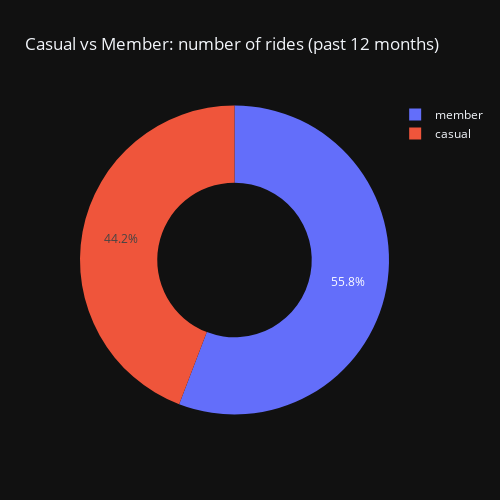
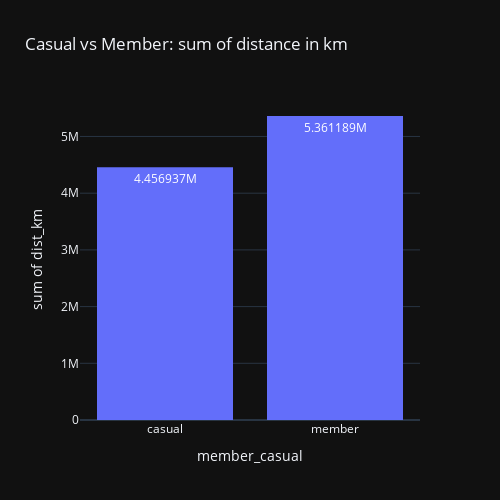
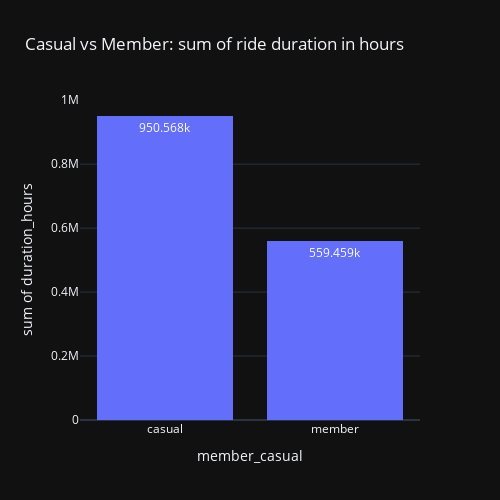
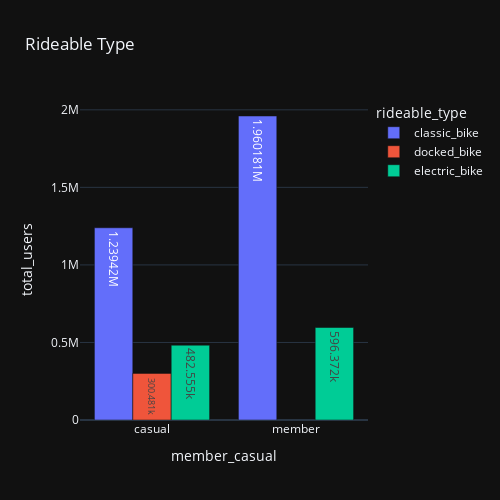

The notebook cell saved with these charts, in order:
### Code cell
plt_rides1.show(), plt_rides2.show(), plt_rides3.show(), plt_rides4.show()

### Figure 1 — Plotly figure (JSON) as saved in the notebook; plotly's stock layout.template omitted (floating-point values rounded to 4 significant figures)
{"data": [{"domain": {"x": [0, 1], "y": [0, 1]}, "hole": 0.5, "hovertemplate": "member_casual=%{label}<br>total_users=%{value}<extra></extra>", "labels": ["casual", "casual", "casual", "member", "member"], "legendgroup": "", "name": "", "showlegend": true, "type": "pie", "values": [1239420, 300481, 482555, 1960181, 596372]}], "layout": {"height": 500, "legend": {"tracegroupgap": 0}, "title": {"text": "Casual vs Member: number of rides (past 12 months)"}, "width": 500}}

### Figure 2 — Plotly figure (JSON) as saved in the notebook; plotly's stock layout.template omitted (floating-point values rounded to 4 significant figures)
{"data": [{"alignmentgroup": "True", "bingroup": "x", "histfunc": "sum", "hovertemplate": "member_casual=%{x}<br>sum of dist_km=%{y}<extra></extra>", "legendgroup": "", "marker": {"color": "#636efa", "pattern": {"shape": ""}}, "name": "", "offsetgroup": "", "orientation": "v", "showlegend": false, "texttemplate": "%{value}", "type": "histogram", "x": ["casual", "casual", "casual", "member", "member"], "xaxis": "x", "y": [2669237, 612469, 1175231, 3938280, 1422909], "yaxis": "y"}], "layout": {"barmode": "group", "height": 500, "legend": {"tracegroupgap": 0}, "title": {"text": "Casual vs Member: sum of distance in km"}, "width": 500, "xaxis": {"anchor": "y", "autorange": true, "domain": [0, 1], "range": [-0.5, 1.5], "title": {"text": "member_casual"}, "type": "category"}, "yaxis": {"anchor": "x", "autorange": true, "domain": [0, 1], "range": [0, 5643000.0], "title": {"text": "sum of dist_km"}, "type": "linear"}}}

### Figure 3 — Plotly figure (JSON) as saved in the notebook; plotly's stock layout.template omitted (floating-point values rounded to 4 significant figures)
{"data": [{"alignmentgroup": "True", "bingroup": "x", "histfunc": "sum", "hovertemplate": "member_casual=%{x}<br>sum of duration_hours=%{y}<extra></extra>", "legendgroup": "", "marker": {"color": "#636efa", "pattern": {"shape": ""}}, "name": "", "offsetgroup": "", "orientation": "v", "showlegend": false, "texttemplate": "%{value}", "type": "histogram", "x": ["casual", "casual", "casual", "member", "member"], "xaxis": "x", "y": [538740, 251741, 160087, 441533, 117926], "yaxis": "y"}], "layout": {"barmode": "group", "height": 500, "legend": {"tracegroupgap": 0}, "title": {"text": "Casual vs Member: sum of ride duration in hours"}, "width": 500, "xaxis": {"anchor": "y", "autorange": true, "domain": [0, 1], "range": [-0.5, 1.5], "title": {"text": "member_casual"}, "type": "category"}, "yaxis": {"anchor": "x", "autorange": true, "domain": [0, 1], "range": [0, 1001000.0], "title": {"text": "sum of duration_hours"}, "type": "linear"}}}

### Figure 4 — Plotly figure (JSON) as saved in the notebook; plotly's stock layout.template omitted (floating-point values rounded to 4 significant figures)
{"data": [{"alignmentgroup": "True", "hovertemplate": "rideable_type=classic_bike<br>member_casual=%{x}<br>total_users=%{y}<extra></extra>", "legendgroup": "classic_bike", "marker": {"color": "#636efa", "pattern": {"shape": ""}}, "name": "classic_bike", "offsetgroup": "classic_bike", "orientation": "v", "showlegend": true, "textposition": "auto", "texttemplate": "%{y}", "type": "bar", "x": ["casual", "member"], "xaxis": "x", "y": [1239420, 1960181], "yaxis": "y"}, {"alignmentgroup": "True", "hovertemplate": "rideable_type=docked_bike<br>member_casual=%{x}<br>total_users=%{y}<extra></extra>", "legendgroup": "docked_bike", "marker": {"color": "#EF553B", "pattern": {"shape": ""}}, "name": "docked_bike", "offsetgroup": "docked_bike", "orientation": "v", "showlegend": true, "textposition": "auto", "texttemplate": "%{y}", "type": "bar", "x": ["casual"], "xaxis": "x", "y": [300481], "yaxis": "y"}, {"alignmentgroup": "True", "hovertemplate": "rideable_type=electric_bike<br>member_casual=%{x}<br>total_users=%{y}<extra></extra>", "legendgroup": "electric_bike", "marker": {"color": "#00cc96", "pattern": {"shape": ""}}, "name": "electric_bike", "offsetgroup": "electric_bike", "orientation": "v", "showlegend": true, "textposition": "auto", "texttemplate": "%{y}", "type": "bar", "x": ["casual", "member"], "xaxis": "x", "y": [482555, 596372], "yaxis": "y"}], "layout": {"barmode": "group", "height": 500, "legend": {"title": {"text": "rideable_type"}, "tracegroupgap": 0}, "title": {"text": "Rideable Type"}, "width": 500, "xaxis": {"anchor": "y", "autorange": true, "domain": [0, 1], "range": [-0.5, 1.5], "title": {"text": "member_casual"}, "type": "category"}, "yaxis": {"anchor": "x", "autorange": true, "domain": [0, 1], "range": [0, 2063000.0], "title": {"text": "total_users"}, "type": "linear"}}}
